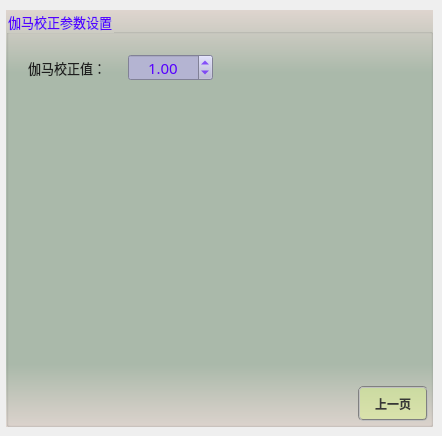
       <widget class="QWidget" name="page_23">
        <widget class="QGroupBox" name="groupParam_22">
         <property name="geometry">
          <rect>
           <x>6</x>
           <y>10</y>
           <width>427</width>
           <height>417</height>
          </rect>
         </property>
         <property name="font">
          <font>
           <family>微软雅黑</family>
           <pointsize>10</pointsize>
          </font>
         </property>
         <property name="styleSheet">
          <string notr="true">background-color: qlineargradient(x1:0, y1:0, x2:0, y2:1, stop:0 #dfd5cf, stop: 0.15 #acbbac, stop: 0.85 #acbbac,stop:1 #dfd5cf);
color: rgb(85, 0, 255);</string>
         </property>
         <property name="title">
          <string>伽马校正参数设置</string>
         </property>
         <widget class="QPushButton" name="btnGammaBack">
          <property name="geometry">
           <rect>
            <x>352</x>
            <y>376</y>
            <width>70</width>
            <height>35</height>
           </rect>
          </property>
          <property name="minimumSize">
           <size>
            <width>70</width>
            <height>30</height>
           </size>
          </property>
          <property name="font">
           <font>
            <family>微软雅黑</family>
            <pointsize>9</pointsize>
            <weight>75</weight>
            <italic>false</italic>
            <bold>true</bold>
           </font>
          </property>
          <property name="styleSheet">
           <string notr="true">QWidget{ background-color: rgba(225, 255, 127,100);}
QWidget{ color: rgb(55, 55, 55);}
QWidget{ border: 2px groove gray;border-radius: 5px;padding: 2px 4px;}
QPushButton:hover{ background-color: rgba(225, 255, 127,150);}
QPushButton:pressed{background-color: rgba(225, 255, 127,255);}</string>
          </property>
          <property name="text">
           <string>上一页</string>
          </property>
         </widget>
         <widget class="QLabel" name="label_51">
          <property name="geometry">
           <rect>
            <x>22</x>
            <y>48</y>
            <width>99</width>
            <height>19</height>
           </rect>
          </property>
          <property name="font">
           <font>
            <family>微软雅黑</family>
            <pointsize>10</pointsize>
           </font>
          </property>
          <property name="styleSheet">
           <string notr="true">color: rgb(30, 30, 30);
background: transparent;</string>
          </property>
          <property name="text">
           <string>伽马校正值：</string>
          </property>
         </widget>
         <widget class="QDoubleSpinBox" name="spinGammaValue">
          <property name="geometry">
           <rect>
            <x>122</x>
            <y>44</y>
            <width>85</width>
            <height>27</height>
           </rect>
          </property>
          <property name="font">
           <font>
            <family>微软雅黑</family>
            <pointsize>11</pointsize>
           </font>
          </property>
          <property name="styleSheet">
           <string notr="true">QWidget{color: rgb(85, 0, 255);background-color: rgb(180, 180, 210);}
QDoubleSpinBox::up-button{
    border:transparent;
}
QDoubleSpinBox::down-button{
    border:transparent;
}
QDoubleSpinBox::up-arrow{
    image:url(:/resource/up.png);
}
QDoubleSpinBox::down-arrow{
    image:url(:/resource/down.png);
}</string>
          </property>
          <property name="alignment">
           <set>Qt::AlignCenter</set>
          </property>
          <property name="maximum">
           <double>255.000000000000000</double>
          </property>
          <property name="singleStep">
           <double>0.100000000000000</double>
          </property>
          <property name="value">
           <double>1.000000000000000</double>
          </property>
         </widget>
        </widget>
       </widget>
